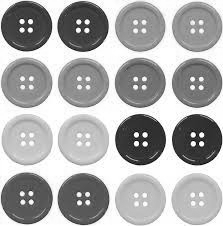
//> input picture ClassWork/Resources/gray_buttons.jpg, 223 x 226 px
$ ./Week_6_2   (built with g++ and OpenCV 4)
//> lines starting //> are read from the running program, lines starting //| are printed output that depends on the picture; after the words box and inside, x2 and y2 are one past the last pixel; in counts of white or black regions, pixels touching at a corner belong together
#include <opencv2/imgcodecs.hpp>
#include <opencv2/imgproc.hpp>
#include <iostream>
#include <opencv2/highgui.hpp>

using namespace std;
using namespace cv;

int main() {
	Mat img = imread("Resources/gray_buttons.jpg", IMREAD_GRAYSCALE);
//> img is the input picture: 226 rows x 223 cols, CV_8UC1; min 1, max 255, mean 171.9
	Mat mask;

	inRange(img, 165, 213, mask);
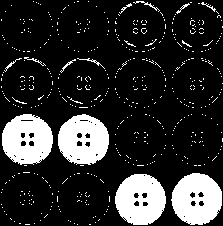
//> mask: 226 rows x 223 cols, CV_8UC1; 18.1% white; 508 white regions (495 under 20 px), largest, box (x1, y1, x2, y2) and area: (171, 173, 222, 225) 1974, (115, 174, 166, 225) 1964, (2, 114, 53, 165) 1933
	medianBlur(mask, mask, 5);
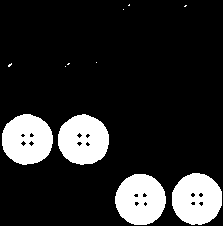
//> mask: 226 rows x 223 cols, CV_8UC1; 15.9% white; 11 white regions (7 under 20 px), largest, box (x1, y1, x2, y2) and area: (172, 173, 222, 225) 2004, (115, 174, 166, 225) 2000, (2, 114, 53, 165) 1988, (58, 114, 109, 165) 1981
	Mat dest;
	img.copyTo(dest, mask);
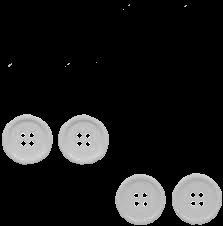
//> dest: 226 rows x 223 cols, CV_8UC1; min 0, max 252, mean 30.4
	imshow("img", img);
	imshow("mask", mask);
	imshow("result", dest);
	waitKey();
	return 0;
}
